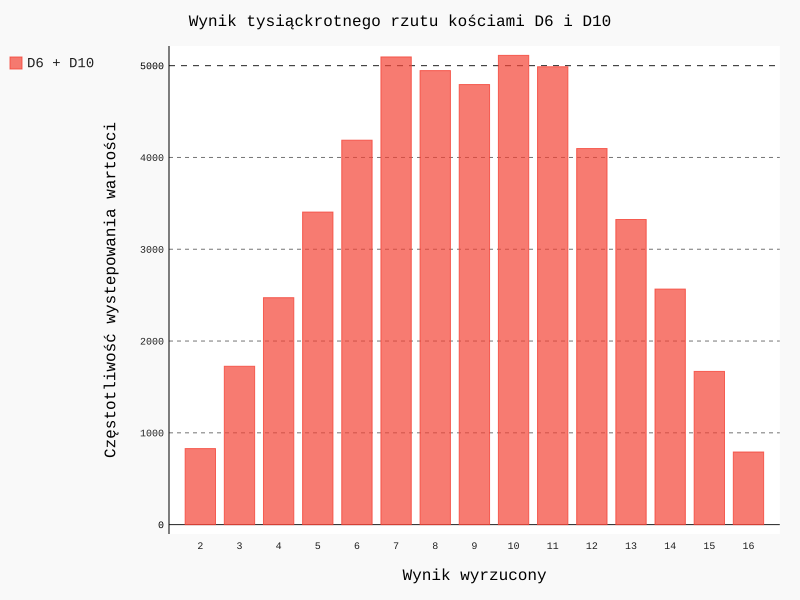

This chart was generated by the following Python code:
import pygal

from die import Die

# kość D6 x2
die_1 = Die()
die_2 = Die(10)

# Wykonanie rzutów i umieszczenie na liście
results = []
for roll_num in range(50000):
    result = die_1.roll() + die_2.roll()
    results.append(result)

print(results)

# analiza wyników
frequencies = []
max_result = die_1.num_sides + die_2.num_sides
for value in range(2, max_result + 1):
    frequency = results.count(value)
    frequencies.append(frequency)

print("\t")
print(frequencies)

# Wizualizacja danych
hist = pygal.Bar()
hist.force_uri_protocol = 'http'

hist.title = "Wynik tysiąckrotnego rzutu kościami D6 i D10"
hist.x_labels = ['2', '3', '4', '5', '6', '7', '8', '9', '10', '11', '12', '13', '14', '15', '16']
hist.x_title = "Wynik wyrzucony"
hist.y_title = "Częstotliwość wystepowania wartości"

hist.add('D6 + D10', frequencies)
hist.render_to_file('different_visual.svg')
